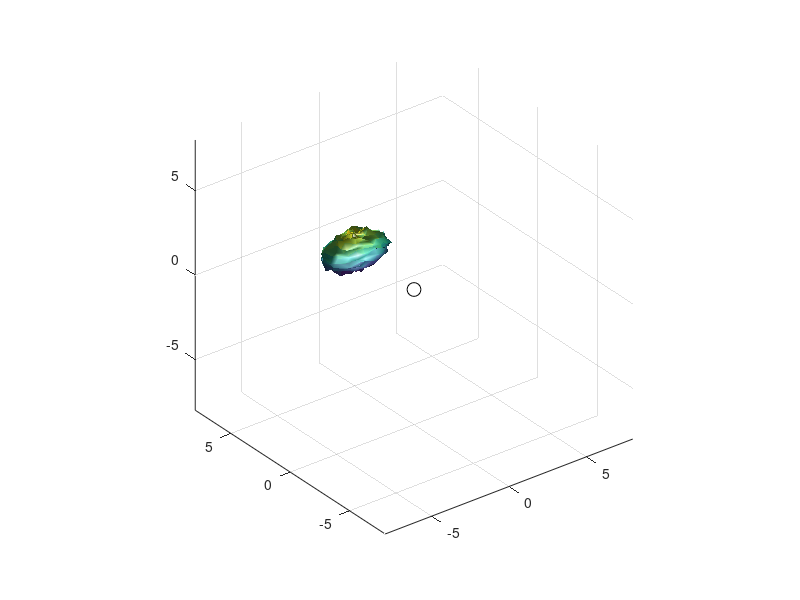
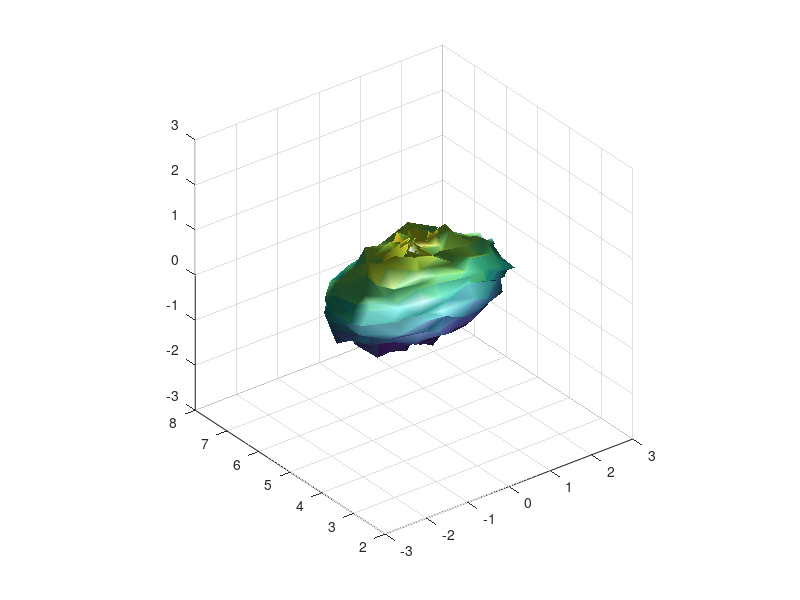

Write MATLAB code to recreate these figures, in order. (Note: this script raises an error after producing the figures.)

[x, y, z] = ellipsoid(0,5,0,2,1,1,20);
c1 = 10;
x = x+randn(size(x))/c1;
y = y+randn(size(y))/c1;
z = z+randn(size(z))/c1;
figure(1)
clf
set(1,'Position', [100,265,560,420])
e1 = surf(x, y, z,'FaceLighting','phong','LineStyle','none','SpecularExponent',2);
axis equal
axlim = [-1,1,-1,1,-1,1]*8;
axis(axlim)
hold on
plot3(0,0,0,'ko','MarkerSize',10)
l1 = light('Position',[0 0 0],'Style','local');
hold off

figure(2)
clf
set(2,'Position', [661,265,560,420])
e2 = surf(x, y, z,'FaceLighting','phong','LineStyle','none','SpecularExponent',2);
axis equal
hold on
l1 = light('Position',[0 0 0],'Style','local');
hold off
axis([-3,3,2,8,-3,3])

for j = 1:360*5
    rotate(e1,[30,0],1,[0,0,0])
    rotate(e2,[30,60],1,[0,5,0])
    pause(0.01)
    
end